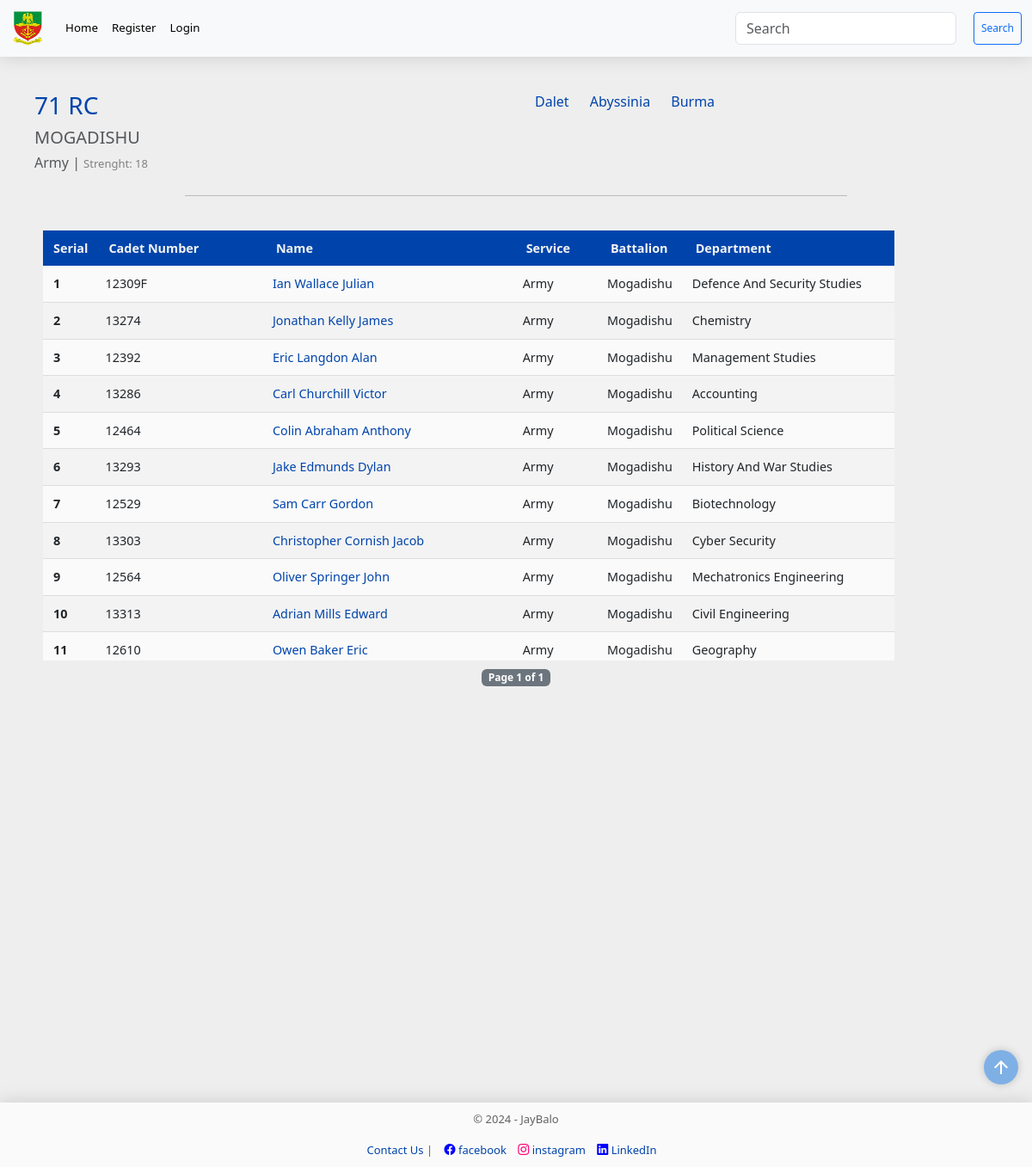
The page /course/1/1/1 on the database its author committed.
### models.py (models this page shows, shortened)
class RegularCourse(db.Model):
    __tablename__="regular_courses"
    id = Column("id", Integer, primary_key=True)
    course_no = Column("course_no", Integer, nullable=False)
    cadet = relationship('Cadet', back_populates='regular_course')

class Battalion(db.Model):
    __tablename__="battalions"
    id = Column("id", Integer, primary_key=True, autoincrement=True)
    bn = Column("bn", String, nullable=False)
    cadet = relationship('Cadet', back_populates='bn')

class Service(db.Model):
    __tablename__="services"
    id = Column('id', Integer, primary_key=True)
    service_type = Column('service_type', String, nullable=False)
    service_subjects = relationship('ServiceSubject', back_populates='service')
    cadet = relationship('Cadet', back_populates='service')

class Cadet(db.Model):
    __tablename__= "cadets"
    id = Column("id", Integer, primary_key=True, autoincrement=True)
    cadet_no = Column("cadet_no", String, unique=True, nullable=False)
    first_name = Column("first_name", String, nullable=False)
    middle_name = Column("middle_name", String, nullable=True)
    last_name = Column("last_name", String, nullable=False)
    religion = Column("religion", String, nullable=False)
    state = Column("state", String, nullable=False)
    lga = Column("lga", String, nullable=False)
    date_of_enlistment = Column("date_of_enlistment", String, nullable=False)
    date_of_birth = Column("date_of_birth", String, nullable=False)
    department_id = Column('department_id', ForeignKey('departments.id'), nullable=False)
    department = relationship('Department', back_populates='cadets')
    bn_id = Column("bn_id", ForeignKey('battalions.id'), nullable=False)
    bn = relationship('Battalion', back_populates='cadet')
    gender_id = Column("gender_id", ForeignKey('genders.id'), nullable=False)
    gender = relationship('Gender', back_populates='cadet')
    service_id = Column("service_id", ForeignKey('services.id'), nullable=False)
    service = relationship('Service', back_populates='cadet')
    regular_id = Column("regular_id", ForeignKey('regular_courses.id'), nullable=False)
    regular_course = relationship('RegularCourse', back_populates='cadet')
    medical = relationship('Medical', back_populates='cadet')
    admission_count = Column("admission_count", Integer, nullable=False, default=0)
    admission_date = Column(Date, nullable=True)  # New field for admission date
    scores = relationship("Score", back_populates='cadet', uselist=False)
    service_scores = relationship("ServiceScore", back_populates='cadet', uselist=False)
    courses = relationship("Course", back_populates="cadet")
    profile_picture = relationship('ProfilePicture', back_populates='cadet')

class Department(db.Model):
    __tablename__="departments"
    id = Column("id", Integer, primary_key=True)
    department_name = Column("department_name", String, nullable=False)
    faculty_id = Column("faculty_id", ForeignKey('faculties.id'), nullable=False)
    faculty = relationship('Faculty', back_populates='departments')
    cadets = relationship('Cadet', back_populates='department')
    courses = relationship('Course', back_populates='department')

### main.py (the view)
@app.route("/course/<int:id>/<int:bn_id>/<int:service_id>", methods=["GET"])
def select_course_bn_service(id, bn_id, service_id):
    search_form = SearchForm()
    page = request.args.get("page", 1, type=int)
    per_page = 20
    course_cadets = session.query(Cadet).filter(Cadet.regular_id == id, Cadet.bn_id == bn_id, Cadet.service_id == service_id).all()
    course_no = session.query(RegularCourse).filter(RegularCourse.id == id).first()
    battalion = session.query(Battalion).filter(Battalion.id == bn_id).first()
    service = session.query(Service).filter(Service.id == service_id).first()
    other_bn = session.query(Battalion).filter(Battalion.id != bn_id).all()
    start = (page - 1) * per_page
    end = start + per_page
    paginated_cadets = course_cadets[start:end]
    course = session.query(RegularCourse).all()
    course_dict = {}
    for course_object in course:
        key = course_object.id
        cse_count = session.query(Cadet).filter(Cadet.regular_id == key).count()
        course_dict[key] = [course_object.course_no, cse_count]
    course_cadets_count = session.query(Cadet).filter(Cadet.regular_id == id, Cadet.bn_id == bn_id, Cadet.service_id == service_id).count()
    army_cdts_count = session.query(Cadet).filter(Cadet.service_id == 1, Cadet.regular_id == id, Cadet.bn_id == bn_id).count()
    navy_cdts_count = session.query(Cadet).filter(Cadet.service_id == 2, Cadet.regular_id == id, Cadet.bn_id == bn_id).count()
    airforce_cdts_count = session.query(Cadet).filter(Cadet.service_id == 3, Cadet.regular_id == id, Cadet.bn_id == bn_id).count()
    return render_template("service.html",
                           search_form=search_form,
                           cadets=paginated_cadets,
                           battalion=battalion,
                           service=service,
                           other_bn=other_bn,
                           page=page,
                           per_page=per_page,
                           total=len(course_cadets),
                           rows=course_cadets,
                           bn_id=bn_id,
                           course=id,
                           course_no=course_no,
                           course_dict=course_dict,
                           course_cadets_count=course_cadets_count,
                           army_cdts_count=army_cdts_count,
                           navy_cdts_count=navy_cdts_count,
                           airforce_cdts_count=airforce_cdts_count,
                           year=year
                           )

### forms.py
class SearchForm(FlaskForm):
    searched = StringField('Searched', validators=[DataRequired() ])
    submit = SubmitField('Search')

### main.py (called while the page is built)
@app.context_processor
def base():
    form = SearchForm()
    course = regular_courses() # Assuming this returns a dictionary
    return {
        'form_dict': dict(form=form),
        'course_dict': course,
        }

### utils.py (called while the page is built)
def regular_courses():
    course = db.session.query(RegularCourse).all()
    course_dict = {}
    for course_object in course:
        key = course_object.id
        course_dict[key] = [course_object.course_no]
    return course_dict

### templates/service.html (shortened to what this page needs)
<!DOCTYPE html>
{% extends "base.html" %}  {% block content %}
<div class="container">
  <div class="row" style="display: flex; flex-wrap: wrap; justify-content: space-between;">
    <div class="col">
      <h3 style="color: rgb(0, 68, 171)">
        <a href="{{ url_for('select_course', id=course_no.id)}}">
          {{ course_no.course_no }} RC
        </a>
      </h3>
      <h5 class="card-subtitle mb-2 text-body-secondary">
        {{ battalion.bn.upper() }}
      </h5>
      <h6 class="card-subtitle mb-2 text-body-secondary">
        {{ service.service_type.capitalize() }} |
        <span style="font-weight: normal; font-size: small; color: grey"
          >Strenght: {{ course_cadets_count }}</span
        >
      </h6>
    </div>
    <div class="col align-items-end" style="padding: 0;">
      {% for bn in other_bn %}
      <a
        style="padding: 10px; align-items: end;"
        href="{{ url_for('select_course_bn_service', bn_id=bn.id, id=course_no.id, service_id=service.id) }}"
      >
        {{ bn.bn.capitalize() }}
      </a>
      {% endfor %}
    </div>
  </div>
  <div class="container" style="font-size: 12px">
    <hr style="margin: 10px auto" />
  </div>
  <div style="margin: 0" class="container">
    <div
      style="margin: 0"
      id="autocomplete-suggestions"
      class="autocomplete-suggestions custom-container"
    >
    <div style="margin: 0; padding: 0;" class="scrollable-table">
      <table
        style="margin: 0"
        class="custom-table table-sm table-hover"
      >
        <thead style="background-color: rgb(64, 179, 224)">
          <tr>
            <th style="width: 5%" scope="col">Serial</th>
            <th style="width: 20%" scope="col">Cadet Number</th>
            <th style="width: 30%" scope="col">Name</th>
            <th style="width: 10%" scope="col">Service</th>
            <th style="width: 10%" scope="col">Battalion</th>
            <th style="width: 30%" scope="col">Department</th>
          </tr>
        </thead>
        <tbody id="cadet-table-body">
          {% for row in cadets %}
          <tr class="active-row">
            <th scope="row">{{ (page - 1) * per_page + loop.index }}</th>
            <td data-cell="cadet no.">{{ row.cadet_no }}</td>
            <td data-cell="name">
              <a
                style="text-decoration: none; color: rgb(0, 68, 171)"
                href="{{ url_for('student_info', id=row.id) }}"
                >{{ row.first_name }} {{ row.middle_name }} {{ row.last_name
                }}</a
              >
            </td>
            <td data-cell="service">{{ row.service.service_type.capitalize() }}</td>
            <td data-cell="battalion">{{ row.bn.bn.capitalize() }}</td>
            <td data-cell="department">{{ row.department.department_name.title() }}</td>
          </tr>
          {% endfor %}
        </tbody>
      </table>
    </div>
    </div>
    <div class="pagination pagination-sm justify-content-center">
      <span class="badge bg-secondary"
        >Page {{ page }} of {{ (total // per_page) + 1 }}</span
      >
    </div>
  </div>
</div>
 {% endblock %}

### static/styles.css (style rules this page uses)
html { scroll-behavior: smooth; }
body { margin: 0; padding: 0; background-color: #eeeeee; min-height: 100vh; display: flex; flex-direction: column; height: auto; margin-bottom: 50px; }
.row { padding-top: 20px; }
.container { padding: 10px; margin: auto; }
.custom-container { width: 90%; margin: auto; }
.col { width: fit-content; min-width: min-content; }
.scrollable-table { height: 500px; overflow-y: auto; scroll-snap-type: y mandatory; }
.scrollable-table > table { width: 100%; }
table { width: 100%; background-color: #fafafa; border-radius: 5px 5px 0 0; }
.custom-table { border-collapse: collapse; margin: 0; font-size: 0.9em; width: fit-content; border-radius: 5px 5px 0 0; box-shadow: 0 0 20px rgba(0, 0, 0, 0.15); }
.custom-table thead tr { background-color: rgb(0, 68, 171); color: #f4f4f4; text-align: left; font-weight: 600; position: sticky; top: 0; }
.custom-table th, .content-table td { padding: 10px 12px; }
.custom-table tbody td { padding: 0.5rem; }
.custom-table tbody tr { border-bottom: 1px solid #dddddd; }
.custom-table tbody tr:nth-of-type(even) { background-color: #f3f3f3; }
a { text-decoration: none; color: rgb(0, 68, 171); }
hr { width: 70%; margin: auto; padding: 5px; }
.badge { margin: 10px; }

### rows shown on the page
RegularCourse: course_no "71"
Battalion: bn "MOGADISHU"
Service: service_type "Army"
Battalion: bn "Dalet"
Battalion: bn "Abyssinia"
Battalion: bn "Burma"
Cadet: index "1", cadet_no "12309F", first_name "Ian", middle_name "Wallace", last_name "Julian", service.service_type "Army", bn.bn "Mogadishu", department.department_name "Defence And Security Studies"
Cadet: index "2", cadet_no "13274", first_name "Jonathan", middle_name "Kelly", last_name "James", service.service_type "Army", bn.bn "Mogadishu", department.department_name "Chemistry"
Cadet: index "3", cadet_no "12392", first_name "Eric", middle_name "Langdon", last_name "Alan", service.service_type "Army", bn.bn "Mogadishu", department.department_name "Management Studies"
Cadet: index "4", cadet_no "13286", first_name "Carl", middle_name "Churchill", last_name "Victor", service.service_type "Army", bn.bn "Mogadishu", department.department_name "Accounting"
Cadet: index "5", cadet_no "12464", first_name "Colin", middle_name "Abraham", last_name "Anthony", service.service_type "Army", bn.bn "Mogadishu", department.department_name "Political Science"
Cadet: index "6", cadet_no "13293", first_name "Jake", middle_name "Edmunds", last_name "Dylan", service.service_type "Army", bn.bn "Mogadishu", department.department_name "History And War Studies"
Cadet: index "7", cadet_no "12529", first_name "Sam", middle_name "Carr", last_name "Gordon", service.service_type "Army", bn.bn "Mogadishu", department.department_name "Biotechnology"
Cadet: index "8", cadet_no "13303", first_name "Christopher", middle_name "Cornish", last_name "Jacob", service.service_type "Army", bn.bn "Mogadishu", department.department_name "Cyber Security"
Cadet: index "9", cadet_no "12564", first_name "Oliver", middle_name "Springer", last_name "John", service.service_type "Army", bn.bn "Mogadishu", department.department_name "Mechatronics Engineering"
Cadet: index "10", cadet_no "13313", first_name "Adrian", middle_name "Mills", last_name "Edward", service.service_type "Army", bn.bn "Mogadishu", department.department_name "Civil Engineering"
Cadet: index "11", cadet_no "12610", first_name "Owen", middle_name "Baker", last_name "Eric", service.service_type "Army", bn.bn "Mogadishu", department.department_name "Geography"

### other values the page prints
{{ course_cadets_count }} "18"
{{ page }} "1"
{{ (total // per_page) + 1 }} "1"
{{ year }} "2024"
